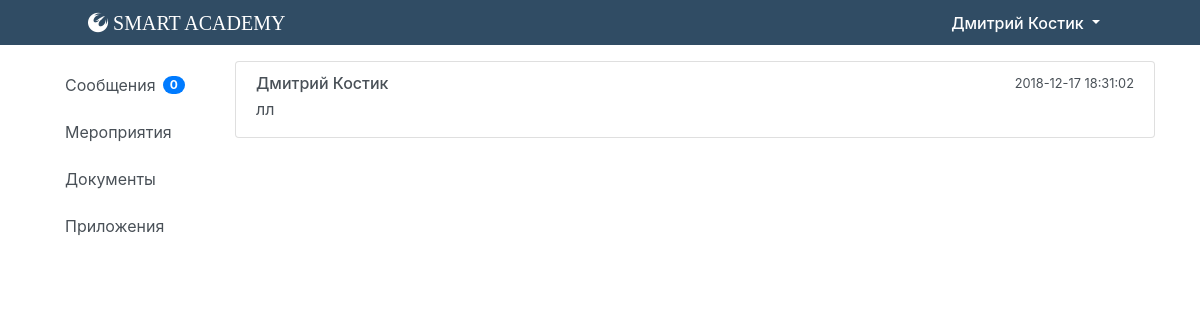
Screenshot of /messages.php (signed in) with the database file from the repository.
### tables this page shows
CREATE TABLE IF NOT EXISTS `messages` (
  `id_message` int(11) NOT NULL AUTO_INCREMENT,
  `sender_id` int(11) NOT NULL,
  `adressee_id` int(11) NOT NULL,
  `message` varchar(1000) NOT NULL,
  `message_date` timestamp NOT NULL DEFAULT CURRENT_TIMESTAMP ON UPDATE CURRENT_TIMESTAMP,
  `unread` tinyint(4) NOT NULL DEFAULT '1',
  PRIMARY KEY (`id_message`),
  KEY `FK_messages_students` (`sender_id`),
  KEY `FK_messages_students_2` (`adressee_id`),
  CONSTRAINT `FK_messages_students` FOREIGN KEY (`sender_id`) REFERENCES `users` (`user_id`),
  CONSTRAINT `FK_messages_students_2` FOREIGN KEY (`adressee_id`) REFERENCES `users` (`user_id`)
);

### Functions/functions.php (called while the page is built, shortened)
<?php
 $link=false;
function getUserFIOByID($id)
{
	global $link;
	$userFIO = mysqli_fetch_array(mysqli_query($link, "SELECT CONCAT_WS(' ',users.user_first_name,users.user_last_name) FROM users WHERE user_id=$id"));
	return $userFIO[0];
}
function getLastUserMessages($id)
{
  global $link;
  $messages = mysqli_query($link, "CALL `getLastUserMessages`('$id')");
  return $messages->fetch_all($resultype=MYSQLI_ASSOC);
}
?>

### lastUserMessages.php (the view)
<?php
echo "<div class='list-group'>";
for($i=0; $i<count($messages);$i++){
    $id=$messages[$i]["id_message"];
    $message = $messages[$i]["message"];
    $date = $messages[$i]["message_date"];
    if($messages[$i]["sender_id"]==$_SESSION['user_id'])
    {
      $user_id = $messages[$i]["adressee_id"];
      $FIO = getUserFIOByID($messages[$i]["adressee_id"]);
    }
    else
    {
      $user_id = $messages[$i]["sender_id"];
      $FIO = getUserFIOByID($messages[$i]["sender_id"]);
    }
    $unreadcount = getCountUnreadMessagesInDialog($_SESSION['user_id'], $user_id);
    echo "<a href='messages.php?sel=$user_id' id='$id' class='list-group-item list-group-item-action flex-column align-items-start msg'>
      <div class='d-flex w-100 justify-content-between'>
        <h6 class='mb-1'>$FIO</h6>
        <small>$date</small>
      </div>
      <div class='d-flex justify-content-between'>
        <p class='mb-1 lastusermsg'>$message</p>
      <span class='badge badge-primary badge-pill'>$unreadcount</span>
      </div>
    </a>
    ";
    }
echo "</div>";
 ?>

### CSS/style.css (style rules this page uses)
.msgtext, .lastusermsg { word-wrap: break-word; }
.lastusermsg { white-space: nowrap; overflow: hidden; text-overflow: ellipsis; }

### rows the page displays
messages: FIO "Дмитрий Костик", message_date "2018-12-17 18:31:02", message "лл"

### other values shown
$username "Дмитрий Костик"
getCountUnreadDialogs($_SESSION['user_id']) "0"
